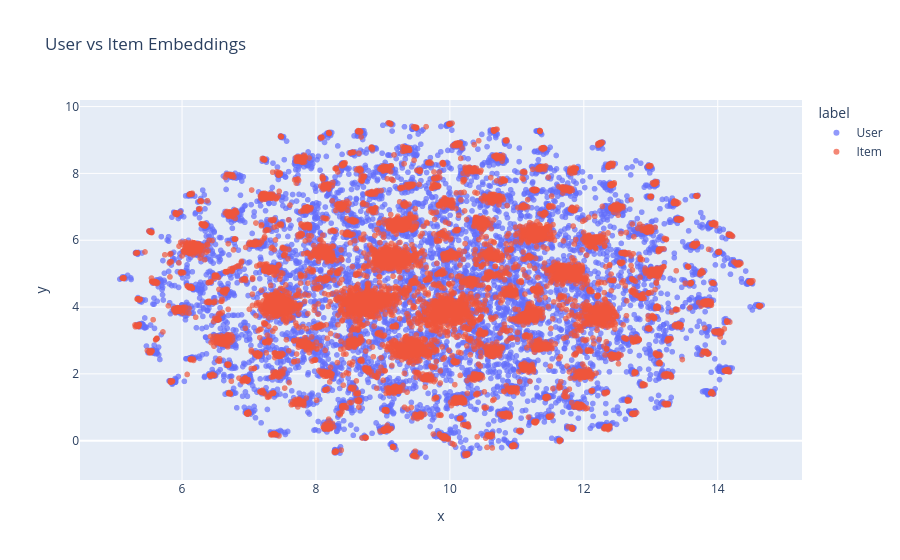

Notebook code cell kept with this figure:
### Code cell
import plotly.express as px

# 유저 & 아이템 벡터 합치기
all_vectors = np.vstack([user_vectors, item_vectors])
# User, Item 범례 구분 값(User & Item)
labels = ["User"] * len(user_vectors) + ["Item"] * len(item_vectors)

ids = [f"User_{i}" for i in range(len(user_vectors))] + [
    f"Item_{j}" for j in range(len(item_vectors))
]

# UMAP 기반 차원 축소
# - metric="cosine": 임베딩 간 코사인 거리 기준으로 구조를 보존
reducer = umap.UMAP(metric="cosine")
embeddings = reducer.fit_transform(all_vectors)

# DataFrame 생성
df_plot = pd.DataFrame(
    {"x": embeddings[:, 0], "y": embeddings[:, 1], "label": labels, "id": ids}
)

# Plotly 시각화
fig = px.scatter(
    df_plot,
    x="x",
    y="y",
    color="label",
    hover_data=["id"],  # 마우스 오버 시 ID 표시
    opacity=0.7,
    title="User vs Item Embeddings",
)

fig.update_traces(marker=dict(size=6))
fig.show()

### Figure 1 — Plotly figure (JSON) as saved in the notebook; plotly's stock layout.template omitted (floating-point values rounded to 4 significant figures; data arrays with more than 128 entries replaced by an {"elided": "..."} marker saying what was removed)
{"data": [{"customdata": {"elided": "10000x1 str values"}, "hovertemplate": "label=User<br>x=%{x}<br>y=%{y}<br>id=%{customdata[0]}<extra></extra>", "legendgroup": "User", "marker": {"color": "#636efa", "opacity": 0.7, "size": 6, "symbol": "circle"}, "mode": "markers", "name": "User", "showlegend": true, "type": "scattergl", "x": {"elided": "10000 float values"}, "xaxis": "x", "y": {"elided": "10000 float values"}, "yaxis": "y"}, {"customdata": {"elided": "9998x1 str values"}, "hovertemplate": "label=Item<br>x=%{x}<br>y=%{y}<br>id=%{customdata[0]}<extra></extra>", "legendgroup": "Item", "marker": {"color": "#EF553B", "opacity": 0.7, "size": 6, "symbol": "circle"}, "mode": "markers", "name": "Item", "showlegend": true, "type": "scattergl", "x": {"elided": "9998 float values"}, "xaxis": "x", "y": {"elided": "9998 float values"}, "yaxis": "y"}], "layout": {"legend": {"title": {"text": "label"}, "tracegroupgap": 0}, "title": {"text": "User vs Item Embeddings"}, "xaxis": {"anchor": "y", "domain": [0, 1], "title": {"text": "x"}}, "yaxis": {"anchor": "x", "domain": [0, 1], "title": {"text": "y"}}}}
